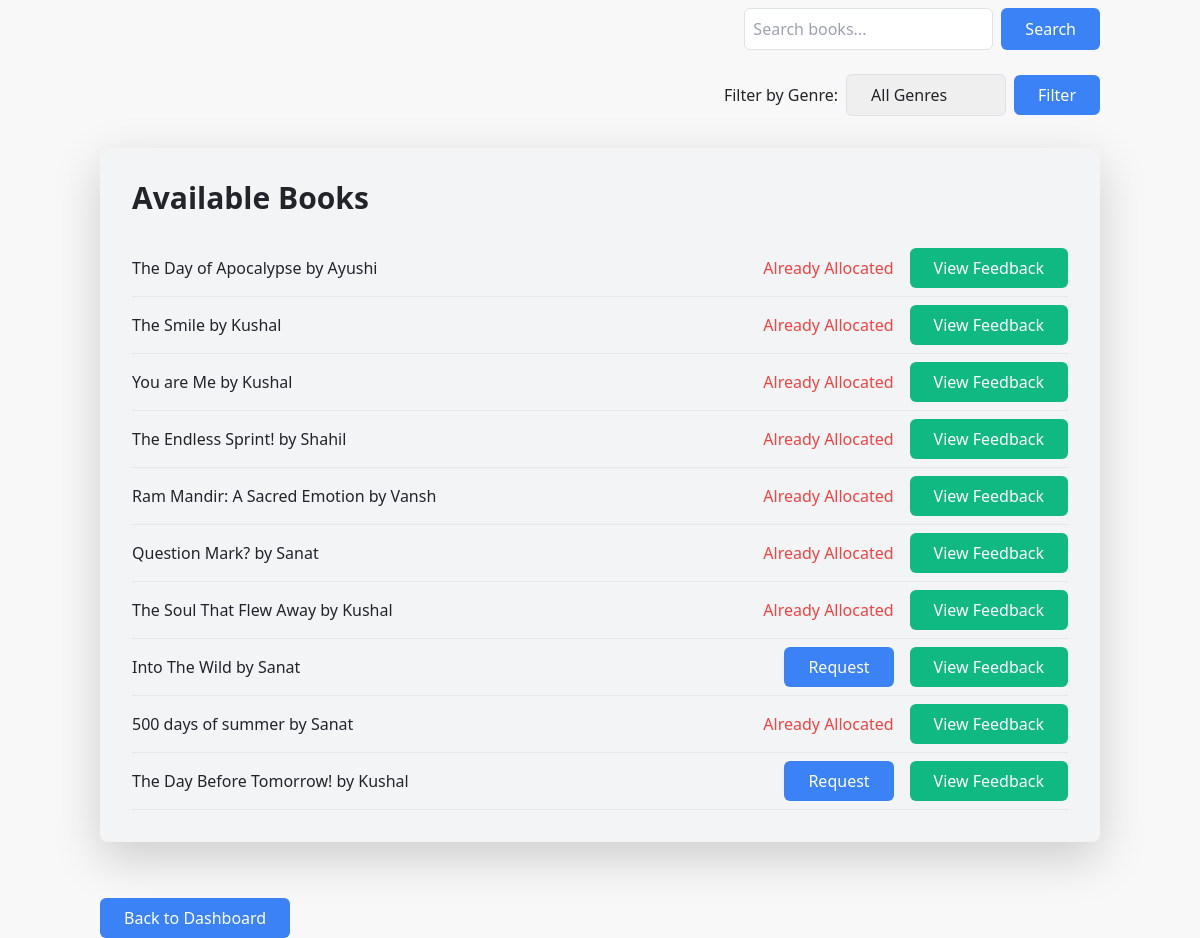
The app's page /request_books with its own data.
### app.py (models this page shows)
class Book(db.Model):
    id = db.Column(db.Integer, primary_key=True)
    title = db.Column(db.String(100), nullable=False)
    author = db.Column(db.String(100), nullable=False)
    content = db.Column(db.Text)
    genre_id = db.Column(db.Integer, db.ForeignKey('genre.id'), nullable=True)
    requests = db.relationship('Request', backref='books_relationship', lazy=True)
    feedback = db.relationship('Feedback', backref='books_feedback_relationship', lazy=True)
    genre = db.relationship('Genre', backref='books_genres_relationship', lazy=True)

### app.py (the view, shortened to what this page needs)
@app.route('/request_books', methods=['GET', 'POST'])
def request_books():
    books = Book.query.all()
    genres = Genre.query.all()
    allocated_books = set()
    allocated_requests = Request.query.filter_by(status='Accepted').all()
    allocated_books = {request.book_id for request in allocated_requests}
    return render_template('request_books.html', books=books, genres=genres, allocated_books=allocated_books)

### app.py (called while the page is built)
    @app.context_processor
    def utility_processor():
        def convert_to_ist(time):
            utc_time = time.replace(tzinfo=pytz.UTC)
            ist_time = utc_time.astimezone(pytz.timezone('Asia/Kolkata'))
            return ist_time
        return dict(convert_to_ist=convert_to_ist)

### templates/request_books.html (shortened to what this page needs)
{% extends 'base.html' %}
{% block content %}
    <div class="relative">
        <form method="POST" action="{{ url_for('search_books') }}" class="flex justify-end mb-4">
            <input type="text" name="term" placeholder="Search books..." class="border p-2 mt-2 mr-2 rounded-md">
            <button type="submit" class="right-0 top-0 mt-2 bg-blue-500 text-white px-4 py-2 rounded-md">Search</button>
        </form>
        <form method="POST" action="{{ url_for('request_books') }}" class="flex items-center justify-end mb-4">
            <label for="genre" class="mr-2">Filter by Genre:</label>
            <div class="relative inline-block">
                <select name="genre" id="genre" class="appearance-none border border-gray-400 px-4 py-2 rounded-md focus:outline-none">
                    <option value="">All Genres</option>
                </select>
            </div>
            <button type="submit" class="bg-blue-500 text-white px-4 py-2 rounded-md ml-2">Filter</button>
        </form>
    </div>
    <div class="container mx-auto my-8 p-8 bg-gray-100 rounded-lg shadow-lg">
        <div class="flex justify-between items-center mb-4">
            <h1 class="text-3xl font-semibold">Available Books</h1>
        </div>
        {% if books %}
            <ul class="list-none">
                {% for book in books %}
                    <li class="border-b py-2 flex items-center justify-between">
                        <span>{{ book.title }} by {{ book.author }}</span>
                        <div class="flex items-center">
                            {% if book.id in allocated_books %}
                                <p class="text-red-500">Already Allocated</p>
                            {% else %}
                                <form method="POST" action="{{ url_for('request_book', book_id=book.id) }}">
                                    <button type="submit" class="bg-blue-500 text-white px-4 py-2 rounded-md">Request</button>
                                </form>
                            {% endif %}
                            <a href="{{ url_for('view_feedback', book_id=book.id) }}" class="bg-green-500 text-white px-4 py-2 rounded-md ml-4">View Feedback</a>
                        </div>
                    </li>
                {% endfor %}
            </ul>
        {% else %}
            <p>No available books at the moment.</p>
        {% endif %}
    </div>
    <a href="{{ url_for('dashboard_user') }}" class="bg-blue-500 text-white px-4 py-2 rounded-md mt-4 inline-block">Back to Dashboard</a>
{% endblock %}

### static/style.css (style rules this page uses)
body { margin: 20px; }
body { font-family: 'Arial', sans-serif; background-color: #f8f8f8; margin: 0; }
.container { max-width: 800px; margin: auto; }

### records on screen
Book: title "The Day of Apocalypse", author "Ayushi", shows "Already Allocated"
Book: title "The Smile", author "Kushal", shows "Already Allocated"
Book: title "You are Me", author "Kushal", shows "Already Allocated"
Book: title "The Endless Sprint!", author "Shahil", shows "Already Allocated"
Book: title "Ram Mandir: A Sacred Emotion", author "Vansh", shows "Already Allocated"
Book: title "Question Mark?", author "Sanat", shows "Already Allocated"
Book: title "The Soul That Flew Away", author "Kushal", shows "Already Allocated"
Book: title "Into The Wild", author "Sanat"
Book: title "500 days of summer", author "Sanat", shows "Already Allocated"
Book: title "The Day Before Tomorrow!", author "Kushal"
